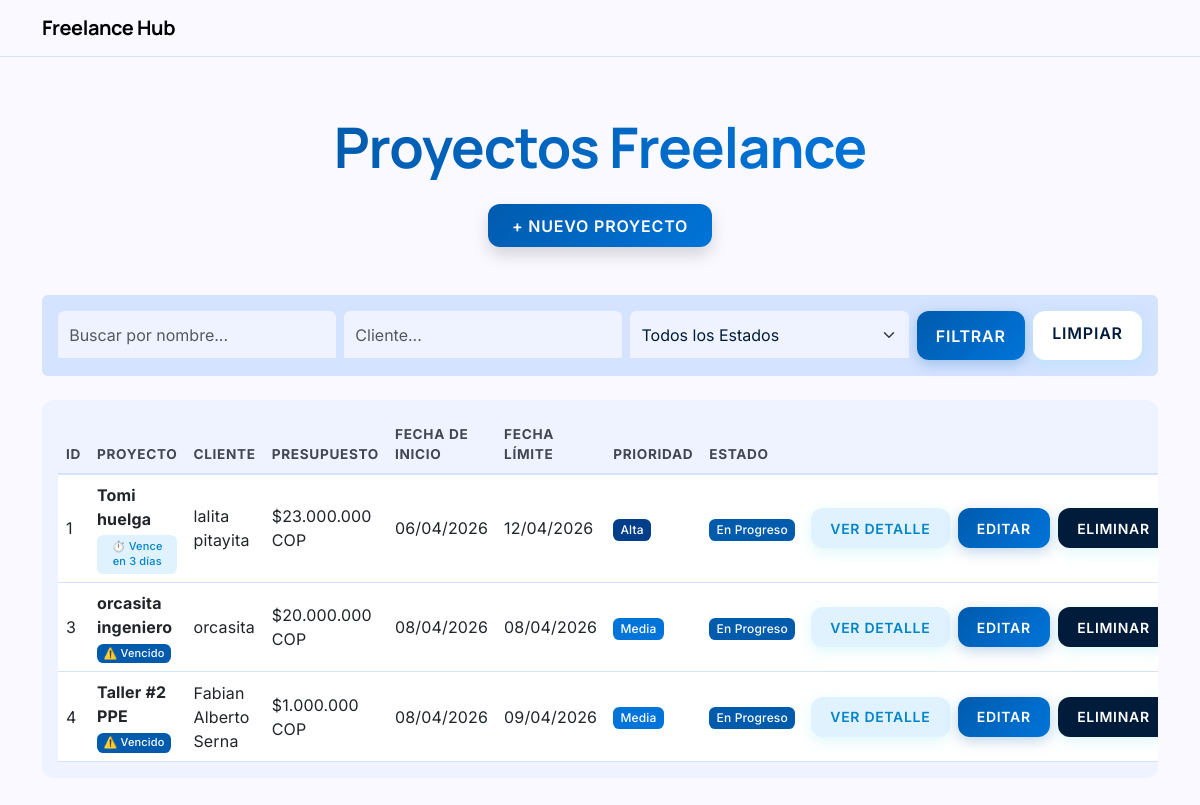
The page /proyectos/ on the database its author committed.
### freelance_hub/models.py (models this page shows, shortened)
class Proyecto(models.Model):
    PRIORIDAD_CHOICES = [
        ('Baja', 'Baja'),
        ('Media', 'Media'),
        ('Alta', 'Alta'),
    ]
    ESTADO_CHOICES = [
        ('Pendiente', 'Pendiente'),
        ('En Progreso', 'En Progreso'),
        ('Completado', 'Completado'),
    ]
    id = models.AutoField(primary_key=True)
    created_at = models.DateTimeField(auto_now_add=True)
    updated_at = models.DateTimeField(auto_now=True)
    nombre = models.CharField(max_length=200)
    cliente = models.CharField(max_length=200)
    descripcion = models.TextField()
    presupuesto = models.DecimalField(max_digits=10, decimal_places=2)
    fecha_inicio = models.DateField()
    fecha_limite = models.DateField()
    prioridad = models.CharField(max_length=50, choices=PRIORIDAD_CHOICES, default='Media')
    estado = models.CharField(max_length=50, choices=ESTADO_CHOICES, default='Pendiente')
    @property
    def dias_restantes(self):
        delta = self.fecha_limite - date.today()
        return delta.days

### freelance_hub/views.py (the view)
# urls.py: path('proyectos/', views.lista_proyectos, name='lista_proyectos'),
def lista_proyectos(request):
    proyectos = Proyecto.objects.all()
    q = request.GET.get('q', '')
    cliente = request.GET.get('cliente', '')
    estado_filtro = request.GET.get('estado', '')
    if q:
        proyectos = proyectos.filter(nombre__icontains=q)
    if cliente:
        proyectos = proyectos.filter(cliente__icontains=cliente)
    if estado_filtro:
        proyectos = proyectos.filter(estado=estado_filtro)
    proyectos = proyectos.annotate(
        prioridad_peso=Case(
            When(prioridad='Alta', then=Value(1)),
            When(prioridad='Media', then=Value(2)),
            When(prioridad='Baja', then=Value(3)),
            output_field=IntegerField(),
        )
    ).order_by('prioridad_peso', 'id')
    context = {
        'proyectos': proyectos,
        'q': q,
        'cliente': cliente,
        'estado_filtro': estado_filtro
    }
    return render(request, 'freelance_hub/lista_proyectos.html', context)

### freelance_hub/templates/freelance_hub/lista_proyectos.html (shortened to what this page needs)
{% extends 'freelance_hub/base.html' %}
{% load humanize %}
{% block content %}
<div class="text-center mb-5 mt-5 pt-2">
    <h1 class="display-4 fw-bold mb-3" style="background: var(--oceanic-gradient); -webkit-background-clip: text; background-clip: text; -webkit-text-fill-color: transparent; display: inline-block; letter-spacing: -1px;">
        Proyectos Freelance
    </h1>
    <div class="d-flex justify-content-center mt-2">
        <a href="{% url 'freelance_hub:crear_proyecto' %}" class="btn btn-primary px-4 shadow">+ Nuevo Proyecto</a>
    </div>
</div>
<form method="GET" class="d-flex gap-2 mb-4 p-3 rounded" style="background-color: var(--surf-container-highest);">
    <input type="text" name="q" class="form-control" placeholder="Buscar por nombre..." value="{{ q }}">
    <input type="text" name="cliente" class="form-control" placeholder="Cliente..." value="{{ cliente }}">
    <select name="estado" class="form-select">
        <option value="">Todos los Estados</option>
    </select>
    <button type="submit" class="btn btn-primary">Filtrar</button>
    <a href="{% url 'freelance_hub:lista_proyectos' %}" class="btn btn-secundary" style="background-color: white !important; color: var(--on-surf) !important;">Limpiar</a>
</form>
<div class="table-responsive">
    <table class="table">
        <thead>
            <tr>
                <th>ID</th>
                <th>Proyecto</th>
                <th>Cliente</th>
                <th>Presupuesto</th>
                <th>Fecha de Inicio</th>
                <th>Fecha Límite</th>
                <th>Prioridad</th>
                <th>Estado</th>
                <th class="text-center"></th>
            </tr>
        </thead>
        <tbody>
            {% for proyecto in proyectos %}
            <tr {% if proyecto.dias_restantes <= 5 and proyecto.estado != 'Completado' %}style="background-color: rgba(255, 193, 7, 0.1);"{% endif %}>
                <td>{{ proyecto.id }}</td>
                <td>
                    <strong>{{ proyecto.nombre }}</strong>
                    {% if proyecto.dias_restantes <= 5 and proyecto.dias_restantes > 0 and proyecto.estado != 'Completado' %}
                        <br><span class="badge mt-1" style="background-color: #e0f2fe  ; color: #0284c7; font-size: 11px; padding: 0.4em 0.6em; font-weight: 500; white-space: normal; line-height: 1.4;">⏱️ Vence en {{ proyecto.dias_restantes }} días</span>
                    {% elif proyecto.dias_restantes <= 0 and proyecto.estado != 'Completado' %}
                        <br><span class="badge mt-1" style="background-color: var(--primary); color: white; font-size: 11px; padding: 0.4em 0.6em; font-weight: 500; white-space: normal;">⚠️ Vencido</span>
                    {% endif %}
                </td>
                <td>{{ proyecto.cliente }}</td>
                <td>${{ proyecto.presupuesto|floatformat:"0"|intcomma }} COP</td>
                <td>{{ proyecto.fecha_inicio|date:"d/m/Y" }}</td>
                <td>{{ proyecto.fecha_limite|date:"d/m/Y" }}</td>
                <td>
                    {% if proyecto.prioridad == 'Alta' %}<span class="badge" style="background-color: #023e8a; color: white;">Alta</span>
                    {% elif proyecto.prioridad == 'Media' %}<span class="badge" style="background-color: var(--primary-container); color: white;">Media</span>
                    {% else %}<span class="badge" style="background-color: var(--surf-container-highest); color: var(--on-surf);">Baja</span>{% endif %}
                </td>
                <td>
                    {% if proyecto.estado == 'Completado' %}<span class="badge" style="background-color: var(--primary-container); color: white;">Completado</span>
                    {% elif proyecto.estado == 'En Progreso' %}<span class="badge" style="background-color: var(--primary); color: white;">En Progreso</span>
                    {% else %}<span class="badge" style="background-color: var(--surf-container-highest); color: var(--on-surf);">Pendiente</span>{% endif %}
                </td>
                <td>
                    <div class="d-flex justify-content-center gap-2 text-nowrap">
                        <button type="button" class="btn btn-sm btn-terciary" data-bs-toggle="modal" data-bs-target="#modalProyecto{{ proyecto.id }}">Ver Detalle</button>
                        <a href="{% url 'freelance_hub:editar_proyecto' proyecto.pk %}" class="btn btn-sm btn-primary">Editar</a>
                        <a href="{% url 'freelance_hub:eliminar_proyecto' proyecto.pk %}" class="btn btn-sm btn-secundary">Eliminar</a>
                    </div>
                </td>
            </tr>
            {% empty %}
            <tr>
                <td colspan="9" class="text-center text-muted py-4">No hay proyectos registrados aún.</td>
            </tr>
            {% endfor %}
        </tbody>
    </table>
</div>
{% endblock %}

### freelance_hub/static/freelance_hub/css/styles.css (style rules this page uses)
:root { --surf: #f9f9ff; --on-surf: #001c3a; --on-surf-variant: #414753; --surf-container-low: #eff3ff; --surf-container-highest: #d4e3ff; --primary: #005bad; --primary-container: #0074d9; --oceanic-gradient: linear-gradient(135deg, var(--primary) 0%, var(--primary-container) 100%); }
body { background-color: var(--surf); color: var(--on-surf); font-family: 'Inter', sans-serif; letter-spacing: 0.01em; }
h1, h2, h3, h4, h5, h6, .navbar-brand { color: black; font-family: 'Manrope', sans-serif; letter-spacing: -0.02em; font-weight: 700; }
.table-responsive { background-color: var(--surf-container-low); border-radius: 0.75rem; padding: 1rem; }
.table { margin-bottom: 0; color: var(--on-surf); }
.table th { background-color: transparent !important; color: var(--on-surf-variant); font-size: 0.85rem; text-transform: uppercase; letter-spacing: 0.05em; border-bottom: 2px solid var(--surf-container-highest) !important; border-top: none !important; }
.table td { border-bottom: 1px solid var(--surf-container-highest); vertical-align: middle; }
.btn-primary { background: var(--oceanic-gradient) !important; border: none !important; color: white !important; border-radius: 0.75rem; padding: 0.6rem 1.2rem; font-family: 'Inter', sans-serif; font-weight: 600; box-shadow: 0 4px 14px rgba(0, 91, 173, 0.25); transition: transform 0.2s, filter 0.2s; text-transform: uppercase; letter-spacing: 0.05em; }
.btn-secundary { background: var(--on-surf) !important; border: none !important; color: white !important; border-radius: 0.75rem; padding: 0.6rem 1.2rem; font-family: 'Inter', sans-serif; font-weight: 600; box-shadow: 0 4px 14px rgba(124, 229, 236, 0.25); transition: transform 0.2s, filter 0.2s; text-transform: uppercase; letter-spacing: 0.05em; }
.btn-terciary { background: #e0f2fe !important; border: none !important; color: #0284c7 !important; border-radius: 0.75rem; padding: 0.6rem 1.2rem; font-family: 'Inter', sans-serif; font-weight: 600; box-shadow: 0 4px 14px rgba(124, 229, 236, 0.25); transition: transform 0.2s, filter 0.2s; text-transform: uppercase; letter-spacing: 0.05em; }
.form-control, .form-select { background-color: var(--surf-container-low); border: none; border-bottom: 2px solid var(--surf-container-highest); border-radius: 0.4rem 0.4rem 0 0; color: var(--on-surf); padding: 0.7rem; }
.badge { padding: 0.40em 0.60em; font-weight: 500; border-radius: 0.4rem; font-family: 'Inter', sans-serif; }

### rows shown on the page
Proyecto: id "1", nombre "Tomi huelga", dias_restantes "3", cliente "lalita pitayita", presupuesto "23.000.000", fecha_inicio "06/04/2026", fecha_limite "12/04/2026", prioridad "Alta", estado "En Progreso"
Proyecto: id "3", nombre "orcasita ingeniero", estado "⚠️ Vencido", cliente "orcasita", presupuesto "20.000.000", fecha_inicio "08/04/2026", fecha_limite "08/04/2026", prioridad "Media"
Proyecto: id "4", nombre "Taller #2 PPE", estado "⚠️ Vencido", cliente "Fabian Alberto Serna", presupuesto "1.000.000", fecha_inicio "08/04/2026", fecha_limite "09/04/2026", prioridad "Media"
